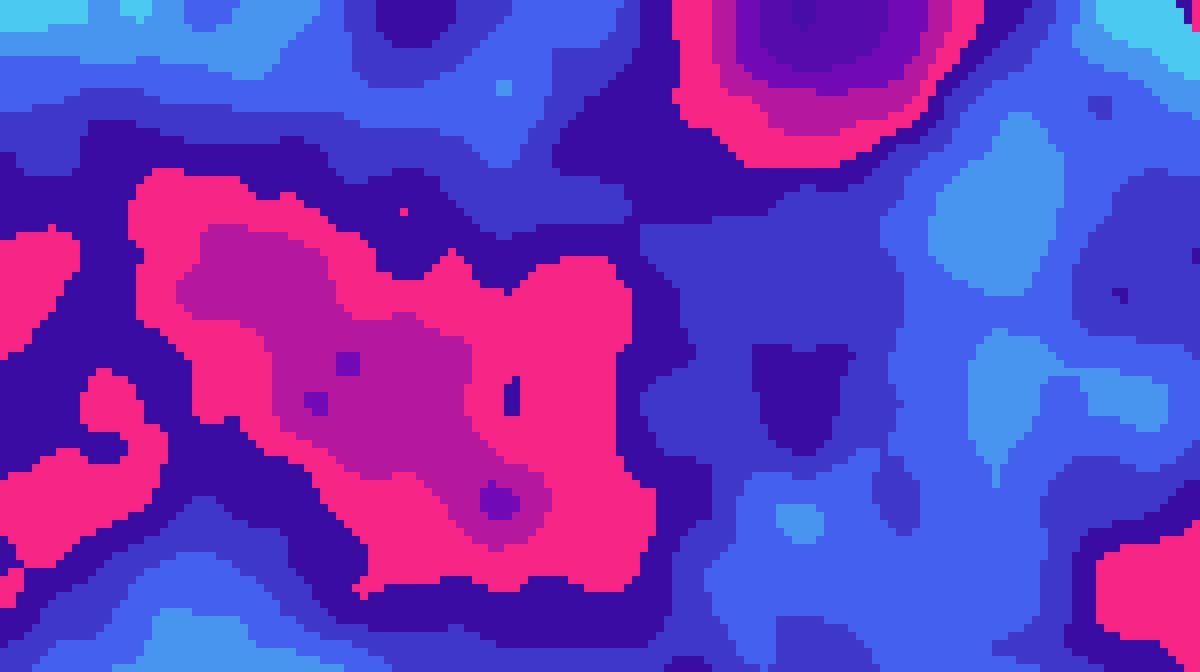
Frame 1 (no input)
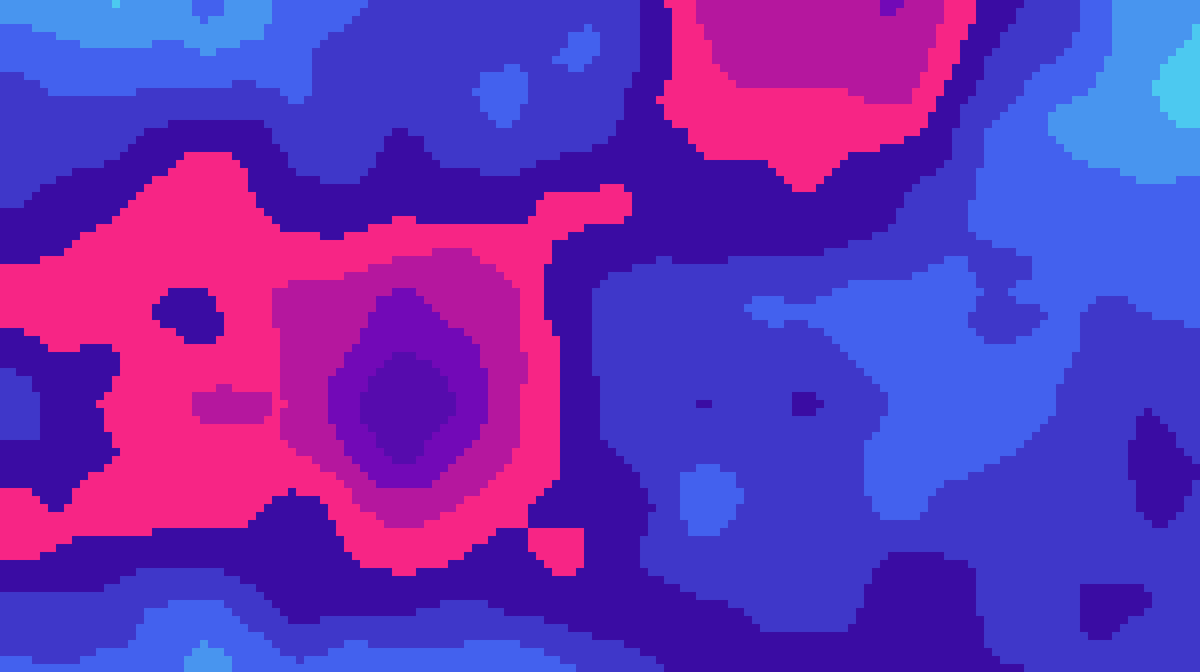
Frame 60 (no input)
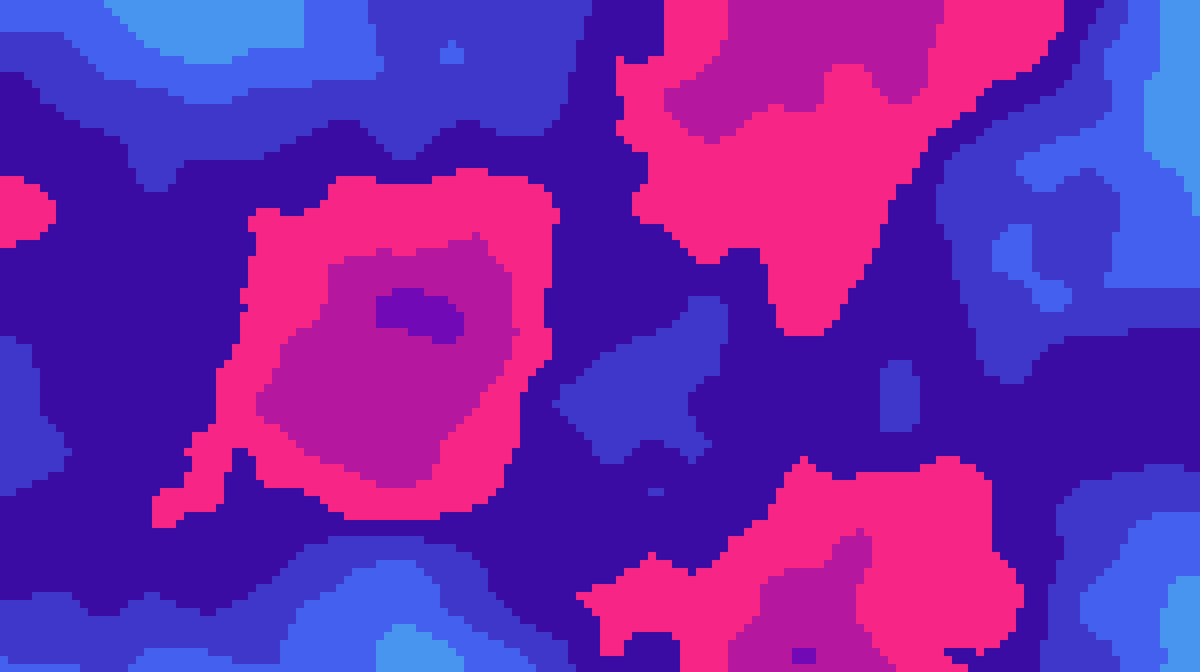
Frame 120 (the mouse pressed at the canvas centre since frame 60)

The p5.js sketch that drew these frames (run headless with seeded random() and noise() and a simulated clock; from frame 60 on, the mouse is pressed at the canvas centre):

// p5.js sketch
// ── sketch.js
function make2DArray(cols,rows){
	let arr = new Array(cols);
	for(let i=0; i<arr.length; i++){
		arr[i] = new Array(rows);
		// for( j=0; j<rows; j++){
		// 	arr.push()
		// }
	}
	return arr
}


let grid
let cols, rows;
let resolution = 10;
let xoff = 0;
let yoff = 0;
let zoff = 0;
function setup() {
	createCanvas(1500,840);
	
}

function draw() {
  // noLoop();
  	cols = width/ resolution;
	rows = height / resolution
	grid = make2DArray(cols, rows);
  // frameRate(4);

	for (let i = 0; i< cols; i++){
    xoff = 0;
		for (let j = 0; j< rows; j++){

				grid[i][j] = round(noise(xoff,yoff,zoff)*15);

				

        // für res 1:
        // xoff = xoff+0.002;

        xoff = xoff+0.02;
        
		}
    // für res 1:

    // yoff = yoff+0.002;
    yoff = yoff+0.02;
    
    
	}
  yoff = 0;
  xoff = 0;
  zoff = zoff +0.005;
  strokeWeight(0);
	background(255)
	// frameRate(20)
	for (let i = 0; i< cols; i++){
		for (let j = 0; j< rows; j++){
				let x = i * resolution
				let y = j * resolution 
				if (grid[i][j] == 1){
					fill("#480ca8")
      
				}if (grid[i][j] == 2){
					fill("#560bad")
      
				}if (grid[i][j] == 3){
					fill("#7209b7")
      
				}if (grid[i][j] == 4){
					fill("#b5179e")
         
        		}if (grid[i][j] == 5){
					fill("#f72585")

        		 }if (grid[i][j] == 6){
					fill("#3a0ca3")

         		}if (grid[i][j] == 7){
					fill("#3f37c9")
      
				}if (grid[i][j] == 8){
					fill("#4361ee")
      
				}if (grid[i][j] == 9){
					fill("#4895ef")
      
				}if (grid[i][j] == 10){
					fill("#4cc9f0")
				}
        
			rect(x, y, resolution, resolution);
		}

	}
 
}
